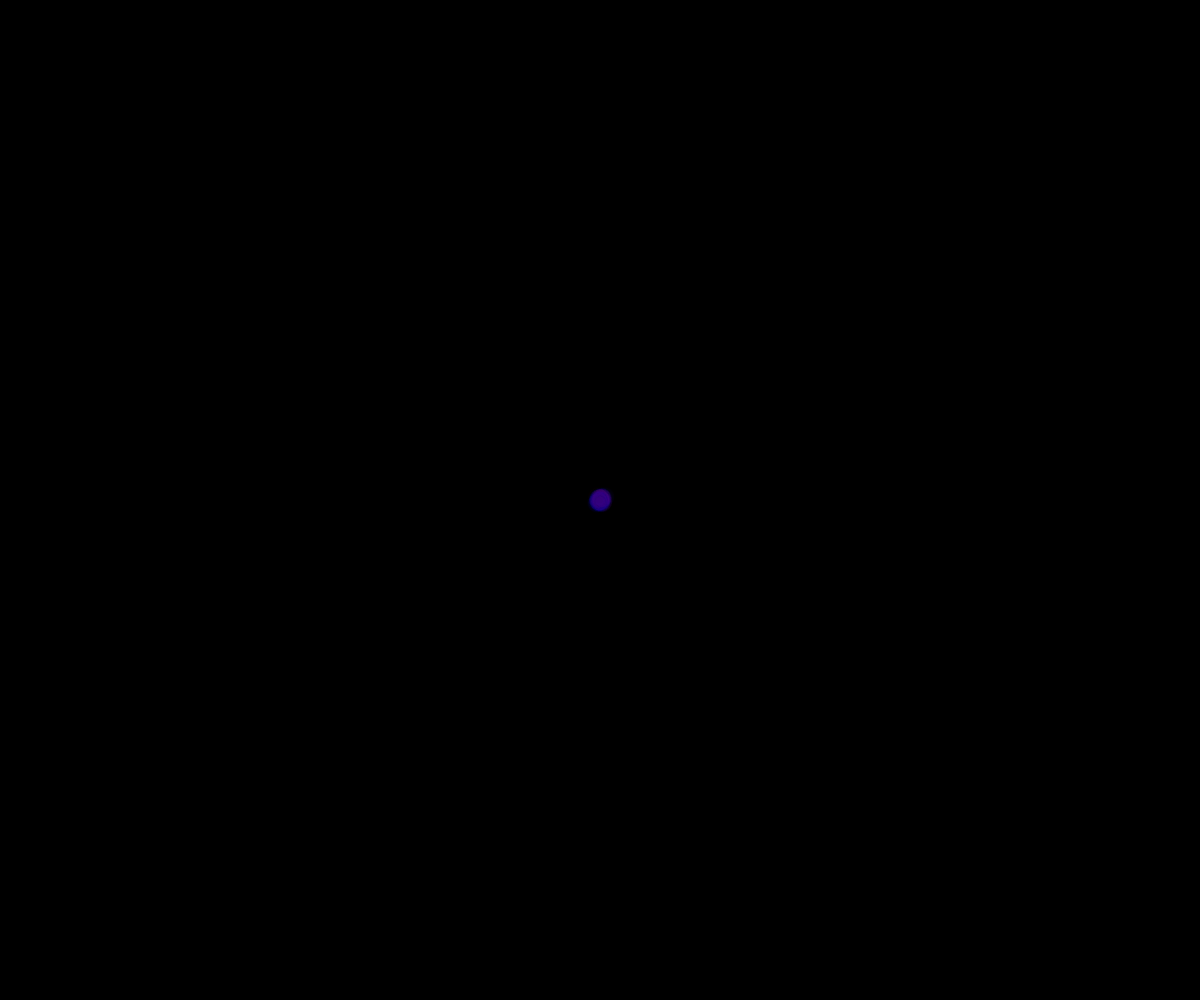
Frame 1 (no input)
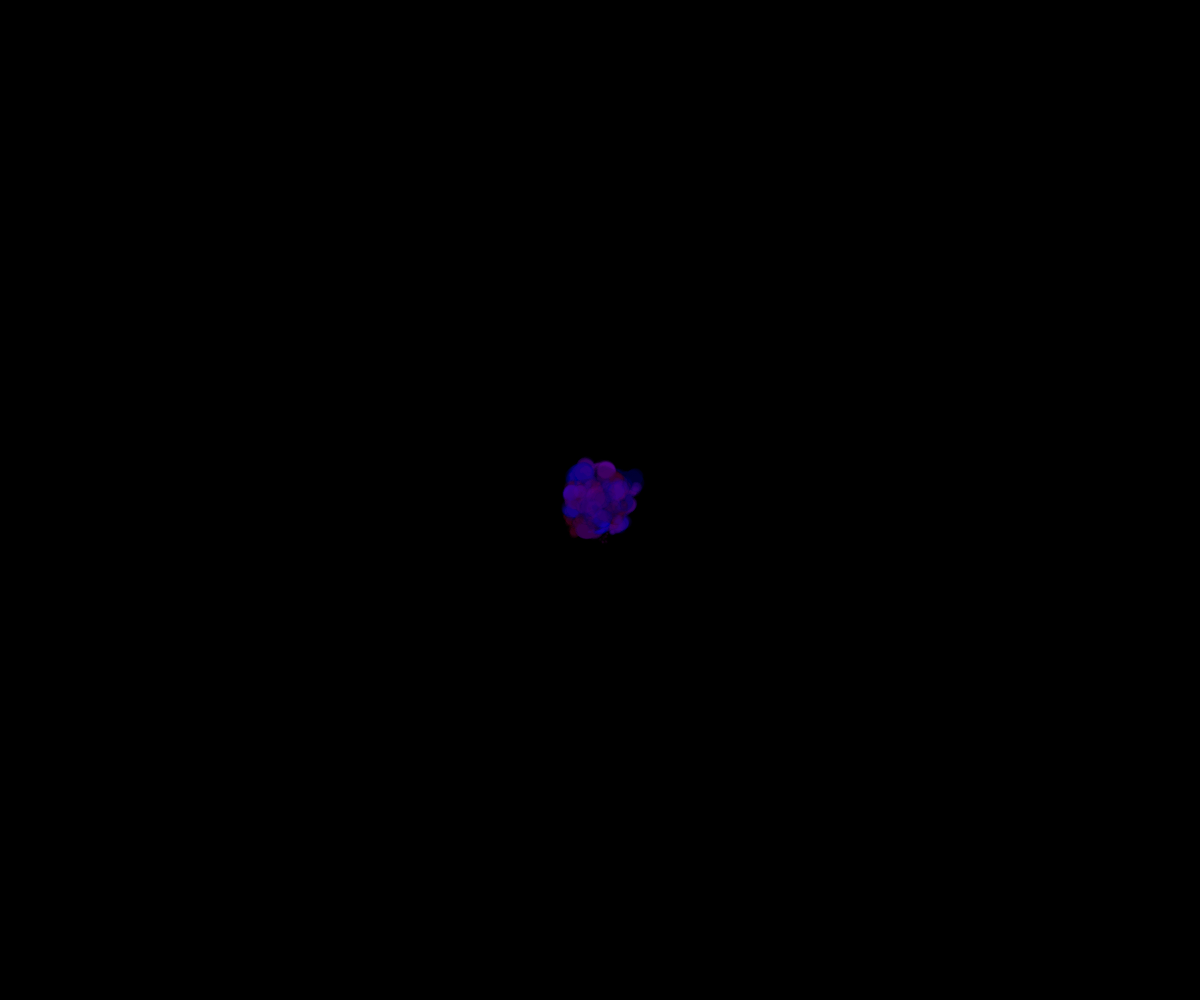
Frame 60 (no input)
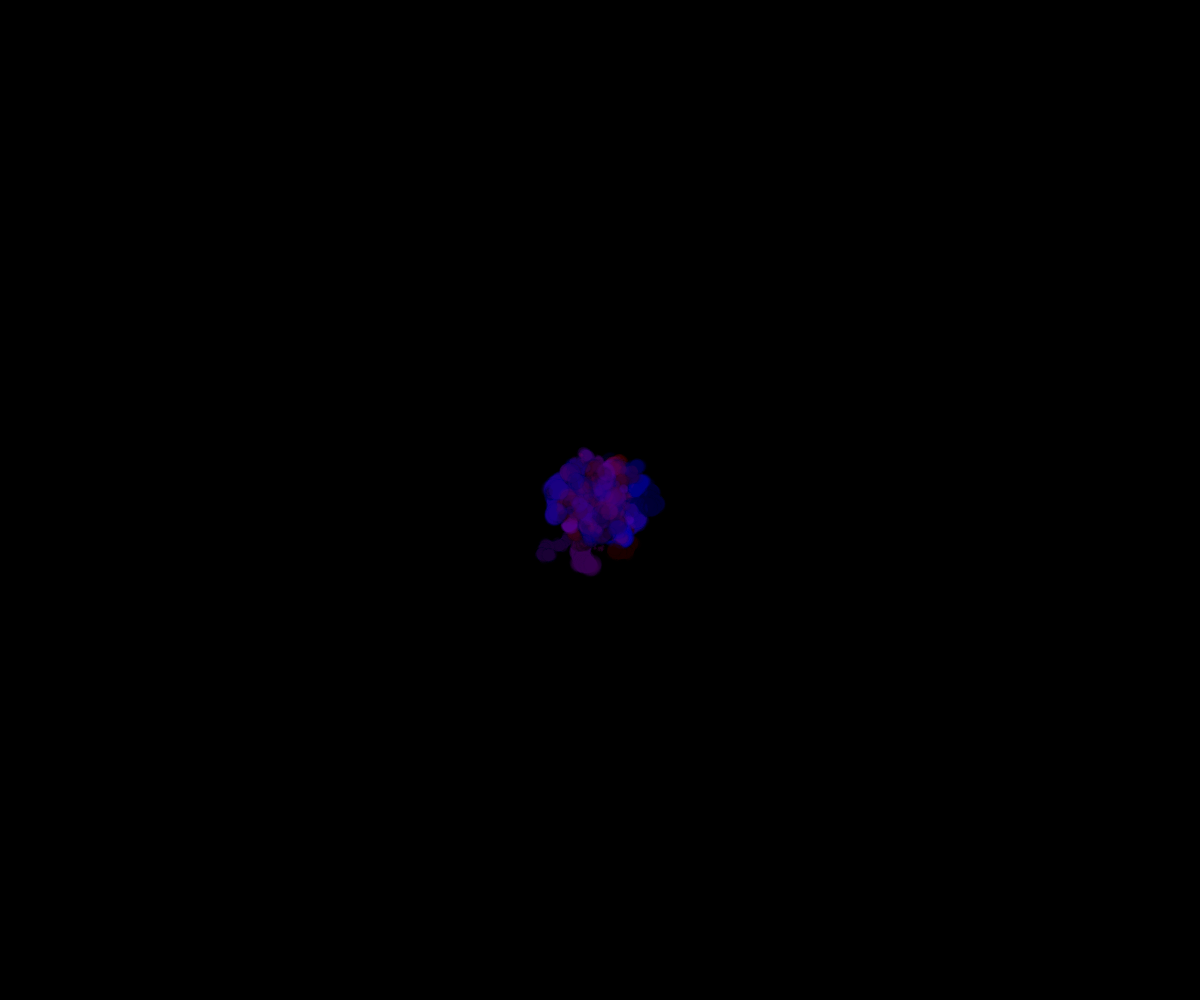
Frame 120 (the mouse pressed at the canvas centre since frame 60)

The p5.js sketch that drew these frames (run headless with seeded random() and noise() and a simulated clock; from frame 60 on, the mouse is pressed at the canvas centre):

// p5.js sketch
// ── sketch.js
const num = 190;
let walker = [];


function setup() {
  createCanvas(windowWidth, windowHeight);
  background(0);
  t = 0;
  //creo dei camminatori con colori e diametri diversi 
  for (let i = 0; i < num; i++) {
    var R = 138 * noise(t + 90);
    var G = 43 * noise(t + 20);
    var B = 226 * noise(t + 50);
    var radRand = random(2, 20);
    t += 70;
    walker[i] = new Walker(R, G, B, radRand);

  }

}

function draw() {
  for (var i = 0; i < num; i++) {
    walker[i].display();

  }

}

function Walker(r, g, b, raggio) {

  this.position = createVector(width / 2, height / 2); //li faccio partire dal centro del canvas
  this.R = r;
  this.G = g;
  this.B = b;
  this.rad = raggio;


  //////////////////
  /////Display/////
  ////////////////
  this.display = function() { //creo i vettori
    for (let i = 0; i < 10; i++) {
      this.velocity = createVector(random(-1, 1), random(-1, 1));
      this.position.add(this.velocity);
      noStroke();
      fill(this.R, this.G, this.B, 10);
      noSmooth();
      ellipse(this.position.x, this.position.y, this.rad, this.rad);
    }
  }

}
